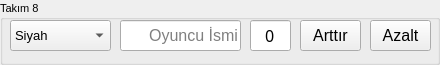
     <widget class="QGroupBox" name="teamArea_8">
      <property name="minimumSize">
       <size>
        <width>440</width>
        <height>65</height>
       </size>
      </property>
      <property name="maximumSize">
       <size>
        <width>440</width>
        <height>65</height>
       </size>
      </property>
      <property name="baseSize">
       <size>
        <width>440</width>
        <height>65</height>
       </size>
      </property>
      <property name="font">
       <font>
        <pointsize>8</pointsize>
       </font>
      </property>
      <property name="title">
       <string>Takım 8</string>
      </property>
      <property name="alignment">
       <set>Qt::AlignJustify|Qt::AlignVCenter</set>
      </property>
      <widget class="QComboBox" name="colorPicker_8">
       <property name="geometry">
        <rect>
         <x>10</x>
         <y>20</y>
         <width>101</width>
         <height>31</height>
        </rect>
       </property>
       <property name="font">
        <font>
         <pointsize>10</pointsize>
        </font>
       </property>
       <item>
        <property name="text">
         <string>Siyah</string>
        </property>
       </item>
       <item>
        <property name="text">
         <string>Gri</string>
        </property>
       </item>
       <item>
        <property name="text">
         <string>Beyaz</string>
        </property>
       </item>
       <item>
        <property name="text">
         <string>Mavi</string>
        </property>
       </item>
       <item>
        <property name="text">
         <string>Turkuaz</string>
        </property>
       </item>
       <item>
        <property name="text">
         <string>Kırmızı</string>
        </property>
       </item>
       <item>
        <property name="text">
         <string>Turuncu</string>
        </property>
       </item>
       <item>
        <property name="text">
         <string>Sarı</string>
        </property>
       </item>
       <item>
        <property name="text">
         <string>Yeşil (Açık)</string>
        </property>
       </item>
       <item>
        <property name="text">
         <string>Yeşil (Koyu)</string>
        </property>
       </item>
       <item>
        <property name="text">
         <string>Mor</string>
        </property>
       </item>
       <item>
        <property name="text">
         <string>Pembe</string>
        </property>
       </item>
       <item>
        <property name="text">
         <string>Kahverengi</string>
        </property>
       </item>
      </widget>
      <widget class="QLineEdit" name="teamScore_8">
       <property name="geometry">
        <rect>
         <x>250</x>
         <y>20</y>
         <width>41</width>
         <height>31</height>
        </rect>
       </property>
       <property name="font">
        <font>
         <family>Poppins</family>
         <pointsize>12</pointsize>
        </font>
       </property>
       <property name="text">
        <string>0</string>
       </property>
       <property name="alignment">
        <set>Qt::AlignCenter</set>
       </property>
      </widget>
      <widget class="QPushButton" name="incBt_8">
       <property name="geometry">
        <rect>
         <x>300</x>
         <y>20</y>
         <width>61</width>
         <height>31</height>
        </rect>
       </property>
       <property name="font">
        <font>
         <pointsize>12</pointsize>
        </font>
       </property>
       <property name="text">
        <string>Arttır</string>
       </property>
       <property name="iconSize">
        <size>
         <width>16</width>
         <height>16</height>
        </size>
       </property>
      </widget>
      <widget class="QPushButton" name="decBt_8">
       <property name="geometry">
        <rect>
         <x>370</x>
         <y>20</y>
         <width>61</width>
         <height>31</height>
        </rect>
       </property>
       <property name="font">
        <font>
         <pointsize>12</pointsize>
        </font>
       </property>
       <property name="text">
        <string>Azalt</string>
       </property>
       <property name="iconSize">
        <size>
         <width>16</width>
         <height>16</height>
        </size>
       </property>
      </widget>
      <widget class="QLineEdit" name="teamName_8">
       <property name="geometry">
        <rect>
         <x>120</x>
         <y>20</y>
         <width>121</width>
         <height>31</height>
        </rect>
       </property>
       <property name="font">
        <font>
         <pointsize>12</pointsize>
        </font>
       </property>
       <property name="alignment">
        <set>Qt::AlignRight|Qt::AlignTrailing|Qt::AlignVCenter</set>
       </property>
       <property name="placeholderText">
        <string>Oyuncu İsmi</string>
       </property>
      </widget>
     </widget>
